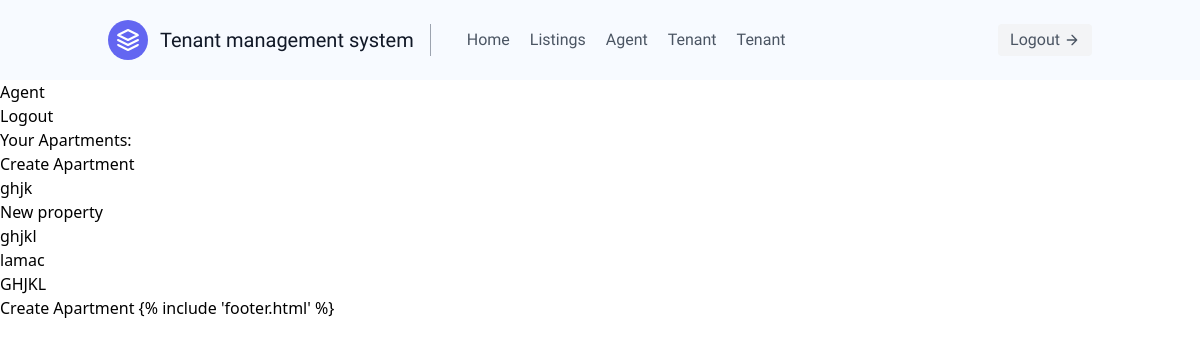
The app's page /agent_home/ (signed in) with its own data.
### users/models.py (models this page shows)
class Property(models.Model):
    name = models.CharField(max_length=50)
    location = models.CharField(max_length=50)
    image = models.ImageField(default='default.jpg', blank=True, null=True)
    price = models.DecimalField(max_digits=10, decimal_places=2)
    description = models.TextField()
    agent = models.ForeignKey(Agent, on_delete=models.CASCADE)
    def __str__(self):
        return self.name

### users/views.py (the view)
# urls.py: path('agent_home/',views.agent_home,name="agent_home"),
@login_required
@agent_required
def agent_home(request):
    apartment = Property.objects.filter(agent=request.user.agent)
    print(apartment)
    context={'apartment':apartment}
    return render(request,'users/agent_home.html',context)

### users/templates/users/agent_home.html
{% extends 'main.html' %} {% block content %}
<h1>Agent</h1>
<button>
  <a href="{% url 'logout' %}">Logout</a>
</button>
<ul>
  <h2>Your Apartments:</h2>
  <button type="button">
    <a href="{% url 'create_property' %}">Create Apartment</a>
  </button>
  <ul>
    {% for property in apartment %}
    <li>
      <a href="{% url 'property_details' property.id %}">{{ property.name }}</a>
    </li>
    {% endfor %}
  </ul>
</ul>
<button>
  <a href="{% url 'create_property' %}">Create Apartment</a>
</button>
{% endblock %}

### records on screen
Property: name "ghjk"
Property: name "New property"
Property: name "ghjkl"
Property: name "lamac"
Property: name "GHJKL"
